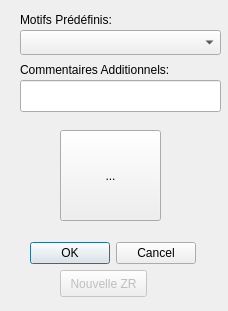
<?xml version="1.0" encoding="UTF-8"?>
<ui version="4.0">
 <class>Form</class>
 <widget class="QWidget" name="Form">
  <property name="geometry">
   <rect>
    <x>0</x>
    <y>0</y>
    <width>228</width>
    <height>311</height>
   </rect>
  </property>
  <property name="windowTitle">
   <string>Outil de selection géographique</string>
  </property>
  <widget class="QLabel" name="label">
   <property name="geometry">
    <rect>
     <x>20</x>
     <y>60</y>
     <width>201</width>
     <height>19</height>
    </rect>
   </property>
   <property name="text">
    <string>Commentaires Additionnels:</string>
   </property>
  </widget>
  <widget class="QLineEdit" name="rechercheParNom">
   <property name="enabled">
    <bool>true</bool>
   </property>
   <property name="geometry">
    <rect>
     <x>20</x>
     <y>80</y>
     <width>201</width>
     <height>32</height>
    </rect>
   </property>
   <property name="text">
    <string/>
   </property>
  </widget>
  <widget class="QComboBox" name="comboBox_listPGtables">
   <property name="geometry">
    <rect>
     <x>20</x>
     <y>30</y>
     <width>201</width>
     <height>25</height>
    </rect>
   </property>
   <property name="sizePolicy">
    <sizepolicy hsizetype="Expanding" vsizetype="Expanding">
     <horstretch>50</horstretch>
     <verstretch>50</verstretch>
    </sizepolicy>
   </property>
  </widget>
  <widget class="QDialogButtonBox" name="buttonBox">
   <property name="geometry">
    <rect>
     <x>20</x>
     <y>240</y>
     <width>176</width>
     <height>27</height>
    </rect>
   </property>
   <property name="standardButtons">
    <set>QDialogButtonBox::Cancel|QDialogButtonBox::Ok</set>
   </property>
  </widget>
  <widget class="QLabel" name="label_3">
   <property name="geometry">
    <rect>
     <x>20</x>
     <y>10</y>
     <width>201</width>
     <height>19</height>
    </rect>
   </property>
   <property name="text">
    <string>Motifs Prédéfinis:</string>
   </property>
  </widget>
  <widget class="QToolButton" name="toolButtonPoly">
   <property name="geometry">
    <rect>
     <x>60</x>
     <y>130</y>
     <width>101</width>
     <height>91</height>
    </rect>
   </property>
   <property name="text">
    <string>...</string>
   </property>
   <property name="icon">
    <iconset>
     <normalon>:/ourapp/ZRlogo</normalon>
    </iconset>
   </property>
   <property name="iconSize">
    <size>
     <width>64</width>
     <height>64</height>
    </size>
   </property>
  </widget>
  <widget class="QPushButton" name="pushButton_new">
   <property name="enabled">
    <bool>false</bool>
   </property>
   <property name="geometry">
    <rect>
     <x>60</x>
     <y>270</y>
     <width>87</width>
     <height>27</height>
    </rect>
   </property>
   <property name="text">
    <string>Nouvelle ZR</string>
   </property>
  </widget>
 </widget>
 <resources>
  <include location="../ressources/resources.qrc"/>
 </resources>
 <connections/>
</ui>
